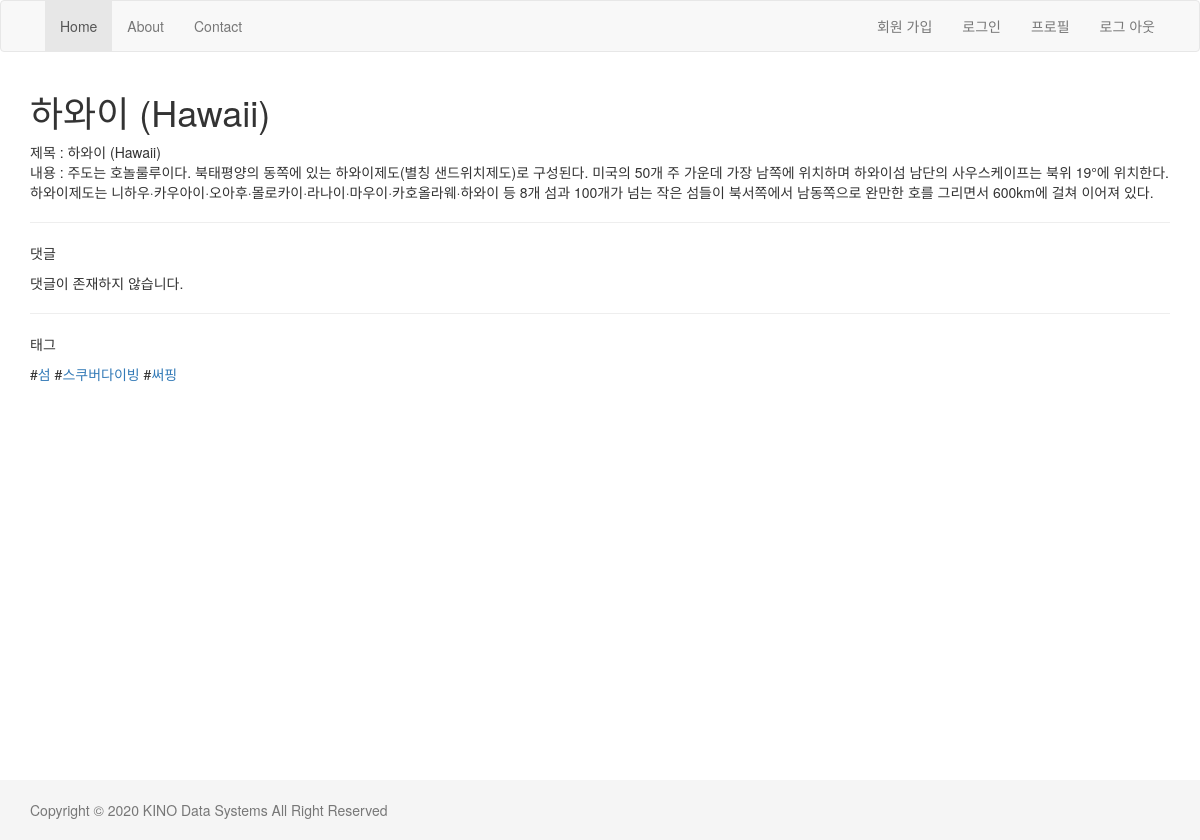
The page /blog/10/ on the database its author committed.
### blog/models.py (models this page shows, shortened)
class Post(models.Model):
    REGION_CHOICE = (
                        ('Africa','아프리카'),
                        ('Europe','유럽'),
                        ('Oceania','오세아니아'),
                        ('Asia','아시아'),
                        ('North America','북아메리카'),
                        ('South America','남아메리카'),
                    )
    title = models.CharField('제목', max_length=250)
    body = models.TextField('내용')
    region = models.CharField('지역',max_length=20,choices=REGION_CHOICE, default='Asia')
    tag = models.ManyToManyField('Tag')
    created = models.DateField(auto_now_add=True)
    updated = models.DateTimeField(auto_now=True)
    class Meta:
        ordering = ['-id']

class Tag(models.Model):
    name = models.CharField(max_length=50, unique=True)

### blog/views.py (the view)
# urls.py: path('<int:id>/', views.detail),
def detail(request, id):
    post = get_object_or_404(Post, id=id)
    comment_list = post.comments.all()
    tag_list = post.tag.all()
    return render(request, 'blog/detail.html', {'post': post, 'comment_all':comment_list, 'tag_list':tag_list})

### blog/templates/blog/detail.html (shortened to what this page needs)
{% extends "layout.html" %}
{% block content %}
    <h1>{{post.title}}</h1>
    제목 : {{post.title}} <br/>
    내용 : {{post.body}} <br/>
    <hr>
    <p>댓글</p>
    {% for comment in comment_all %}
        <p>{{comment.message}} /{{comment.author}}/{{comment.updated}}</p>
    {% empty %}
        댓글이 존재하지 않습니다.
    {% endfor %}
    <hr>
    <p>태그</p>
     {% for tag in tag_list %}
        #<a href="/blog/tag/{{tag.id}}">{{tag.name}}</a>
     {% endfor %}
{% endblock %}

### templates/layout.html (style rules this page uses)
html { position: relative; min-height: 100% }
body { margin-bottom: 60px }

### rows shown on the page
Post: title "하와이 (Hawaii)", body "주도는 호놀룰루이다. 북태평양의 동쪽에 있는 하와이제도(별칭 샌드위치제도)로 구성된다. 미국의 50개 주 가운데 가장 남쪽에 위치하며 하와이섬 남단의 사우스케이프는 북위 19°에 위치한다. 하와이제도는 니하우·카우아이·오아후·몰로카이·라나이·마우이·카호올라웨·하와이 등 8개 섬과 100개가 넘는 작은 섬들이 북서쪽에서 남동쪽으로 완만한 호를 그리면서 600km에 걸쳐 이어져 있다."
Tag: name "섬"
Tag: name "스쿠버다이빙"
Tag: name "써핑"
